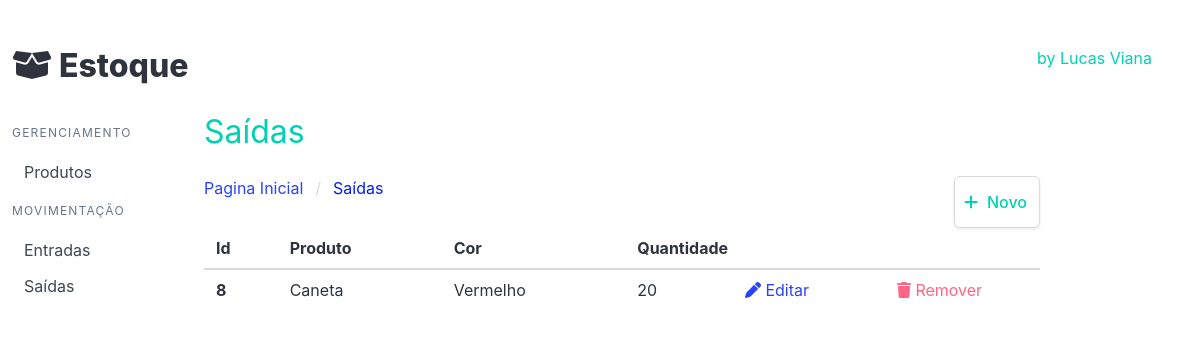
Before: /saida/list_saida with the older database file.
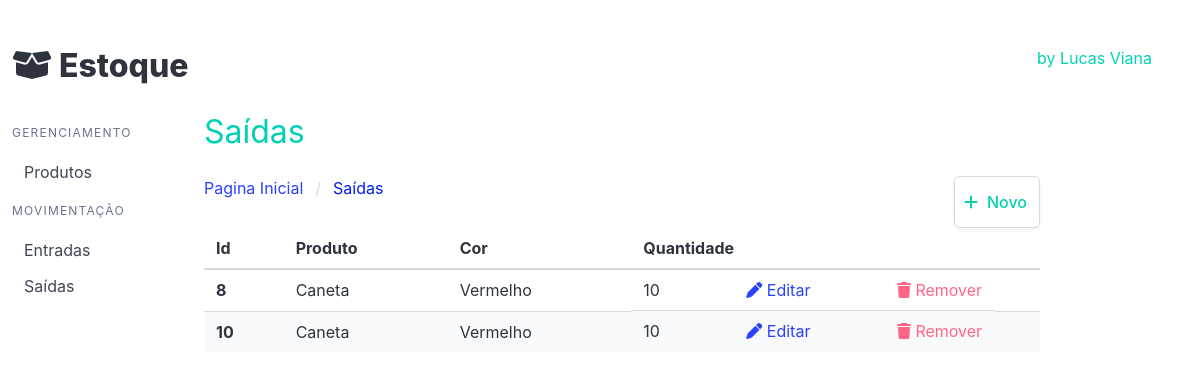
After: the same page with the newer database file.
### saida/models.py (models this page shows, shortened)
class Saidas(models.Model):
    produto = models.ForeignKey(Produtos, on_delete=models.CASCADE, verbose_name='Produto')
    preco = models.FloatField('Preco', default=0)
    quantidade = models.IntegerField('Quantidade', default=0)
    criado = models.DateTimeField('Criado em', auto_now_add=True)
    modificado = models.DateTimeField('Modificado em', auto_now=True)

### produto/models.py (models this page shows, shortened)
class Produtos(models.Model):
    produto = models.CharField('Produto', max_length=200)
    cor = models.ForeignKey(Cores, on_delete=models.PROTECT, verbose_name='Cor')
    descricao = models.TextField('Descriçao', blank=True)
    quantidade = models.IntegerField('Quantidade', default=0)
    preco = models.DecimalField('Preço', decimal_places=2, max_digits=8, default=0)
    criado = models.DateTimeField('Criado em', auto_now_add=True)
    modificado = models.DateField('Modificado em', auto_now=True)
    def __str__(self):
        return self.produto
    class Meta:
        verbose_name = 'Produto'
        verbose_name_plural = 'Produtos'
        ordering = ['-produto']

class Cores(models.Model):
    cor = models.CharField('Cor', max_length=200)
    def __str__(self):
        return self.cor

### saida/views.py (the view)
# urls.py: path('list_saida', list_saida, name='list_saida'),
def list_saida(request):
    saidas = Saidas.objects.all()
    template_name = 'list_saida.html'
    context = {
        'saidas': saidas
    }
    return render(request, template_name, context)

### saida/templates/list_saida.html
{% extends 'base.html' %}
{% block product %}
<h1 class="subtitle is-3 has-text-primary">
  Saídas
</h1>
<div>
  <nav class="navbar breadcrumb" aria-label="breadcrumbs">
      <ul>
          <li><a href="{% url 'produto:list_produto' %}">Pagina Inicial</a></li>
          <li class="is-active"><a href="#">Saídas</a></li>
      </ul>
      <div class="navbar-end">
          <a class="button has-text-primary" href="{% url 'saida:new_saida' %}">
              <span class="icon is-small mr-1">
                  <i class="fa-solid fa-plus"></i>
              </span>
              Novo
          </a>
      </div>
  </nav>
</div>
<table class="table is-striped is-hoverable is-fullwidth">
  <thead>
    <tr>
      <th>Id</th>
      <th>Produto</th>
      <th>Cor</th>
      <th>Quantidade</th>
      <th></th>
  </tr>
  </thead>
  <tbody>{% for saida in saidas %}<tr>
      <th>{{ saida.id }}</th>
      <td>{{ saida.produto }}</td>
      <td>{{ saida.produto.cor }}</td>
      <td class="is-flex justify-content is-justify-content-space-between">
        {{ saida.quantidade }}
        <a href="{% url 'saida:update_saida' saida.id%}">
            <i class="fa-solid fa-pen"></i>
            Editar
        </a>
        <a class="has-text-danger" href="{% url 'saida:delete_saida' saida.id%}">
            <i class="fa-solid fa-trash"></i>
            Remover
        </a>
    </td>
    <td></td>
    </tr>{% endfor %}
  </tbody>
</table>
{% endblock %}

Changed rows visible on the page:
changed Saidas id 8: quantidade "20" → "10"
added Saidas: id "10", produto "Caneta", produto.cor "Vermelho", quantidade "10"
